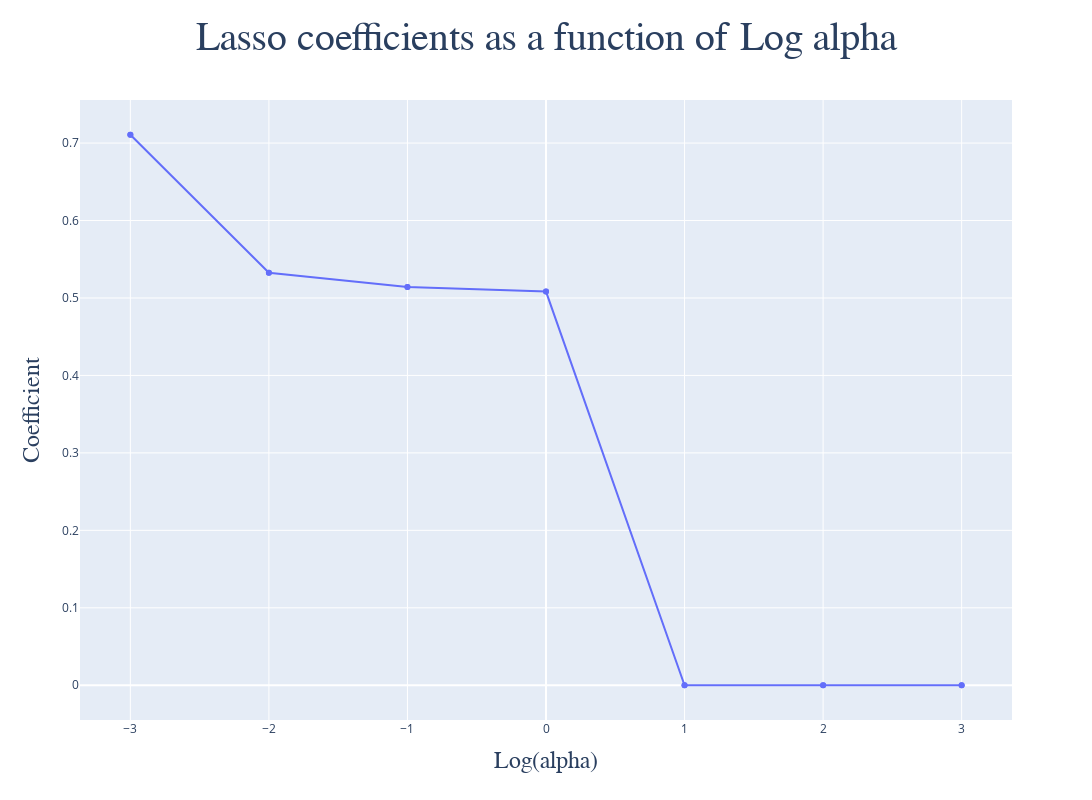

Notebook code cell kept with this figure:
### Code cell
best_lasso = gridlasso.best_estimator_

alphas = np.array(gridlasso.cv_results_['param_alpha'].data, dtype = 'float')
coefs = gridlasso.cv_results_['mean_test_score']

fig = go.Figure()

fig.add_trace(
    go.Scatter(
    x = np.log10(alphas), y = coefs, 
    mode = 'lines+markers'
    )
)

fig.update_layout(
    title = {
        'text': 'Lasso coefficients as a function of Log alpha',
        'font': {
            'size': 40, 'family': 'Gulliver'
        }, 
        'x': 0.5
    }, 
    width = 1200, height = 800,
    xaxis_title = {
        'text': 'Log(alpha)',
        'font': {
            'size': 24, 'family': 'Gulliver'
        }
    }, 
    yaxis_title = {
        'text': 'Coefficient',
        'font': {'size': 24, 'family': 'Gulliver'}
    }, 
)

fig.show()

### Figure 1 — Plotly figure (JSON) as saved in the notebook; plotly's stock layout.template omitted (floating-point values rounded to 4 significant figures)
{"data": [{"mode": "lines+markers", "type": "scatter", "x": [-3, -3, -2, -2, -1, -1, 0, 0, 1, 1, 2, 2, 3, 3], "y": [0.7107, 0.7107, 0.5326, 0.5326, 0.5142, 0.5142, 0.5083, 0.5083, -1.08e-06, -1.08e-06, -1.08e-06, -1.08e-06, -1.08e-06, -1.08e-06]}], "layout": {"height": 800, "title": {"font": {"family": "Gulliver", "size": 40}, "text": "Lasso coefficients as a function of Log alpha", "x": 0.5}, "width": 1200, "xaxis": {"title": {"font": {"family": "Gulliver", "size": 24}, "text": "Log(alpha)"}}, "yaxis": {"title": {"font": {"family": "Gulliver", "size": 24}, "text": "Coefficient"}}}}
